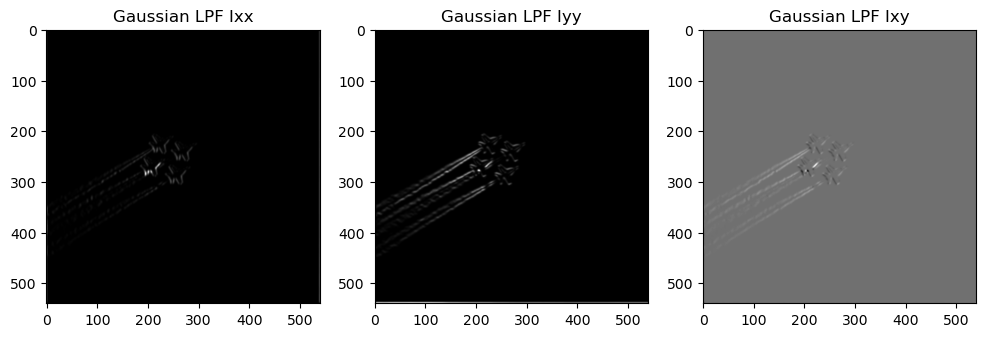
#> input picture reports/images/gaussian_low_pass_filters.png, 986 x 337 px
$ python shi_tomasi_corners.py --input_image reports/images/gaussian_low_pass_filters.png   (older library calls are emulated)
#> lines starting #> are read from the running program, lines starting #| are printed output that depends on the picture
### video_utils.py
import cv2
import numpy as np
from tqdm import tqdm
import utils as utils
import sys

green = (0, 255, 0)
red = (0, 0, 255)
blue = (255, 0, 0)
white = (255, 255, 255)

# [12 lines left out: function open_video, not called in this run]

def get_crop_info(width, height):

    # Determine the size of the square crop based on the smaller dimension
    crop_size = min(width, height)

    # Calculate crop coordinates to center the crop within the larger dimension
    if width > height:
        crop_x_start = (width - crop_size) // 2
        crop_y_start = 0
    else:
        crop_x_start = 0
        crop_y_start = (height - crop_size) // 2

    return crop_size, crop_x_start, crop_y_start

# [25 lines left out: functions prepare_output_video, read_frame, not called in this run]

def crop_frame(frame, crop_size, crop_x, crop_y):
    return frame[crop_y:crop_y + crop_size, crop_x:crop_x + crop_size]

def reshape_points(points):
    return np.array(points, dtype=np.float32).reshape(-1, 1, 2) if points.size > 0 else None

### image_utils.py
import cv2
import numpy as np
import sys
from numba import jit
from scipy.signal import convolve2d as conv2d

## minmax normalization on image ##
normalize_image = lambda x : cv2.normalize(x, None, 0, 255, cv2.NORM_MINMAX)

##########################################################################################
### Soble operator creation for calculating gradients in x and y directions of image ###

# def create_sobel_operator(ksize, xy):
#     """Creates the needed sobel convolutional kernel based in input ksize."""

#     if ksize == 3:
#         sobel_x = np.array([[-1, 0, 1],
#                             [-2, 0, 2],
#                             [-1, 0, 1]], dtype=np.float32)

#         sobel_y = np.array([[1, 2, 1],
#                             [0, 0, 0],
#                             [-1, -2, -1]], dtype=np.float32)

#     elif ksize == 5:
#         sobel_x = np.array([[-2, -1, 0, 1, 2],
#                             [-4, -2, 0, 2, 4],
#                             [-8, -4, 0, 4, 8],
#                             [-4, -2, 0, 2, 4],
#                             [-2, -1, 0, 1, 2]], dtype=np.float32)

#         sobel_y = np.array([[2, 4, 8, 4, 2],
#                             [1, 2, 4, 2, 1],
#                             [0, 0, 0, 0, 0],
#                             [-1, -2, -4, -2, -1],
#                             [-2, -4, -8, -4, -2]], dtype=np.float32)

#     elif ksize == 7:
#         sobel_x = np.array([[-3, -2, -1, 0, 1, 2, 3],
#                             [-6, -5, -4, 0, 4, 5, 6],
#                             [-12, -10, -8, 0, 8, 10, 12],
#                             [-6, -5, -4, 0, 4, 5, 6],
#                             [-3, -2, -1, 0, 1, 2, 3]], dtype=np.float32)

#         sobel_y = np.array([[3, 6, 12, 6, 3, 0, 0],
#                             [2, 5, 10, 5, 2, 0, 0],
#                             [1, 4, 8, 4, 1, 0, 0],
#                             [0, 0, 0, 0, 0, 0, 0],
#                             [-1, -4, -8, -4, -1, 0, 0],
#                             [-2, -5, -10, -5, -2, 0, 0],
#                             [-3, -6, -12, -6, -3, 0, 0]], dtype=np.float32)

#     else:
#         sys.exit("Only sizes 3, 5, and 7 are supported.")

#     # breakpoint()
#     if xy == 0:
#         return sobel_x
#     else:
#         return sobel_y

def create_sobel_operator(ksize, xy):

    if ksize % 2 == 0:
        raise ValueError("Kernel size must be an odd number.")

    # Create the base grid
    mid = ksize // 2
    x, y = np.meshgrid(np.arange(-mid, mid + 1), np.arange(-mid, mid + 1))

    # Sobel kernel calculations
    kx = x / (x**2 + y**2 + 1e-6)  # Small value added to avoid division by zero
    ky = y / (x**2 + y**2 + 1e-6)

    # Normalize kernels
    kx = kx / np.sum(np.abs(kx)) if np.sum(np.abs(kx)) != 0 else kx
    ky = ky / np.sum(np.abs(ky)) if np.sum(np.abs(ky)) != 0 else ky

    return kx if xy == 0 else ky

@jit(nopython=True)
def apply_convolution(image, kernel):
    """Applies a 2D convolution to an image with the given kernel using Numba."""
    image_height, image_width = image.shape
    kernel_height, kernel_width = kernel.shape

    # Calculate padding size
    pad_height = kernel_height // 2
    pad_width = kernel_width // 2

    # Create a padded image
    padded_image_height = image_height + 2 * pad_height
    padded_image_width = image_width + 2 * pad_width
    padded_image = np.zeros((padded_image_height, padded_image_width), dtype=np.float32)

    # Fill the padded image with the original image
    for i in range(image_height):
        for j in range(image_width):
            padded_image[i + pad_height, j + pad_width] = image[i, j]

    # Prepare output image
    convolved_image = np.zeros_like(image, dtype=np.float32)

    # Perform convolution using nested loops
    for i in range(image_height):
        for j in range(image_width):
            # Extract the region of interest
            region = padded_image[i:i + kernel_height, j:j + kernel_width]
            # Apply the kernel to the region and sum the result
            convolved_image[i, j] = np.sum(region * kernel)

    return convolved_image

def sobel_operator_numpy(img, ksize, xy=0, scipy=False):
    """Applies Sobel operator to compute image gradients Ix and Iy using numpy routine."""

    # Sobel kernels
    sobel = create_sobel_operator(ksize, xy)
    image_norm = normalize_image(img)

    if not scipy:
        #Apply convolution using the Sobel kernels
        gradient_img = apply_convolution(image_norm, sobel)
        # gradient_img = cv2.filter2D(src=image_norm, ddepth=-1, kernel=sobel)
    else:
        gradient_img = conv2d(image_norm, sobel, mode='same', boundary='fill', fillvalue=0)

    return gradient_img

# [27 lines left out: functions sobel_operator_cv2, gaussian_low_pass_cv2, not called in this run]

def calculate_sigma(image, ksize):
    """
    Calculate an adaptive sigma value based on image statistics.
    A common approach is to use the average of the pixel intensities.
    """

    # Convert to float and normalize
    image_float = np.float32(image) / 255.0
    mean_intensity = np.mean(image_float)

    # Define a range for sigma based on the kernel size and mean intensity
    # The higher the mean intensity, the smaller the sigma (less blur)
    # The smaller the mean intensity, the larger the sigma (more blur)
    sigma = (ksize / 2) * (1 - mean_intensity)

    # Ensure sigma is within a reasonable range
    sigma = max(0.1, sigma)  # Avoid zero sigma
    return sigma

def gaussian_kernel(size, sigma):
    """Generates a Gaussian kernel."""

    ax = np.linspace(-(size // 2), size // 2, size)
    kernel_1d = np.exp(-0.5 * (ax / sigma) ** 2)
    kernel_1d /= kernel_1d.sum()  # Normalize the kernel
    kernel_2d = np.outer(kernel_1d, kernel_1d)
    return kernel_2d

def gaussian_low_pass_numpy(img, ksize, sigma, scipy=False):
    """Applies Gaussian blur to the provided matrices Ixx, Iyy, and Ixy using numpy routine."""

    if sigma == 0:
        sigma = calculate_sigma(normalize_image(img), ksize)

    kernel = gaussian_kernel(ksize, sigma)
    if not scipy:
        conv_img = apply_convolution(img, kernel)
    else:
        conv_img = conv2d(img, kernel, mode='same', boundary='fill', fillvalue=0)

    return conv_img, sigma


##########################################################################################
### Other image operations ###

# [48 lines left out: functions histogram_equalization, averaging_low_pass_filter, gaussian_high_pass_filter, not called in this run]

### utils.py
import numpy as np
from skimage.metrics import peak_signal_noise_ratio
import cv2
from skimage.metrics import structural_similarity
from video_utils import reshape_points
from plot_utils import plot_error, plot_stats

squeeze = lambda x : np.squeeze(x).reshape(len(x), 2)

# [4 lines left out: function debug_messages, not called in this run]


def coordinate_density_filter(coords, min_dist, max_corners, image_height, image_width, image_edge_threshold=5):
    # Enforce minimum distance constraint
    filtered_coords = []
    for coord in coords:
        if all(np.linalg.norm(coord - np.array(fc)) >= min_dist for fc in filtered_coords):
            filtered_coords.append(coord)
            if len(filtered_coords) >= max_corners:
                break

    # filtered_coords = coords
    final_corners = []
    for coord in filtered_coords:
        y, x = coord
        # Check if the point is not within the threshold of the edges
        if (x > image_edge_threshold and x < (image_width - image_edge_threshold) and
            y > image_edge_threshold and y < (image_height - image_edge_threshold)):
            final_corners.append(coord)
    # final_corners = filtered_coords
    return np.array(final_corners)


# [144 lines left out: functions psnr, ssim, mae, precision, recall, gather_stats, not called in this run]

# [15 lines of commented-out code are left out]

### plot_utils.py
import numpy as np
import cv2
import matplotlib.pyplot as plt
from scipy.spatial import KDTree
from sklearn.cluster import KMeans

green = (0, 255, 0)
red = (0, 0, 255)
blue = (255, 0, 0)
white = (255, 255, 255)

def draw_corner_markers(img, corners, color=red, size=2):
    # if not type(corners) == type([]):
    #     breakpoint()
    for (y, x) in corners:
        x, y = int(x), int(y)
        cv2.circle(img, (x, y), size, color, -1)
    return img

def draw_lines(img, corner1, corner2, color):
    cv2.line(img, corner1, corner2, color, 2)
    return img

# [275 lines left out: functions make_comparison_image, write_image, make_bounding_boxes, add_bounding_boxes_to_image, group_nearby_corners, group_corners_nearest_neighbors and 8 more, not called in this run]

### shi_tomasi_corners.py
import cv2
import numpy as np
import matplotlib.pyplot as plt
import os
import sys
from copy import copy
import argparse
from utils import debug_messages, coordinate_density_filter, mae, psnr, ssim, squeeze
from plot_utils import make_comparison_image, draw_corner_markers, red, green, blue
from image_utils import gaussian_low_pass_cv2, gaussian_low_pass_numpy, sobel_operator_cv2, sobel_operator_numpy, gaussian_high_pass_filter, averaging_low_pass_filter, histogram_equalization
from tqdm import tqdm
from video_utils import reshape_points, crop_frame, get_crop_info

gradient = { 'cv2': sobel_operator_cv2,
                    'numpy': sobel_operator_numpy
                  }
gaussian_low_pass   = { 'cv2': gaussian_low_pass_cv2,
                    'numpy': gaussian_low_pass_numpy
                  }

def shi_tomasi_corners(img, max_corners=200, ksize=3, method='numpy', sensitivity=0.04, sigma0=0, min_dist=10, debug=False, show_image=False, plots_dir=None):

    # Calculate image dimensions
    height, width = img.shape

    # Ensure the input is already in float format for processing
    gray = np.float32(img)

    # Ix: Gradient in the x-direction (horizontal changes).
    # Iy: Gradient in the y-direction (vertical changes).
    # The gradients highlight areas of rapid intensity change, which are candidates for corners.
    # Done by alculating the derivative of the intensity function
    # Compute image gradients (Ix, Iy) using Sobel filters
    Ix = gradient[method](gray.copy(), ksize, 0)
    Iy = gradient[method](gray.copy(), ksize, 1)

    if debug:
        test_Ix1 = gradient['cv2'](gray.copy(), 3, 0)
        test_Iy1 = gradient['cv2'](gray.copy(), 3, 1)
        test_Ix2 = gradient['numpy'](gray.copy(), 3, 0)
        test_Iy2 = gradient['numpy'](gray.copy(), 3, 1)
        mae_Ix, pnsr_Ix = mae(test_Ix1, test_Ix2), psnr(test_Ix1, test_Ix2)
        mae_Iy, pnsr_Iy = mae(test_Iy1, test_Iy2), psnr(test_Iy1, test_Iy2)
        # debug_messages(f"""
        #     Sobel Operators:
        #     MAE Ix: {mae_Ix:.5f}
        #     MAE Iy: {mae_Iy:.5f}
        #     PNSR Ix: {pnsr_Ix:.5f}
        #     PNSR Iy: {pnsr_Iy:.5f}
        #     """)

        out_file = None
        if plots_dir:
            out_file = f"{plots_dir}/gradients_sample.png"
        make_comparison_image([test_Ix2, test_Iy2], ['Sobel Ix', 'Sobel Iy'], "Sobel Kernels", out_file, change_color=False)

    # Compute elements of the covariance matrix
    # Ixx: Represents the gradient squared in the x-direction, emphasizing how the intensity changes horizontally.
    # Iyy: Represents the gradient squared in the y-direction, emphasizing how the intensity changes vertically.
    # Ixy: Represents the product of gradients in both directions, capturing how they interact, which is crucial for corner detection.
    Ixx0 = Ix * Ix
    Iyy0 = Iy * Iy
    Ixy0 = Ix * Iy

    # Apply Gaussian filter to the matrix elements
    # The Gaussian blur is applied to smooth the covariance matrix elements.
    # This step reduces noise and minor variations in the gradient images, allowing for more reliable corner detection.
    # The kernel size for the Gaussian blur is determined by ksize, which is the same as that used for the Sobel operator.
    # The smoothing ensures that the corner response is more robust by averaging local intensity variations.
    Ixx, sigma_xx = gaussian_low_pass[method](Ixx0, ksize, sigma0)
    Iyy, sigma_yy = gaussian_low_pass[method](Iyy0, ksize, sigma0)
    Ixy, sigma_xy = gaussian_low_pass[method](Ixy0, ksize, sigma0)
    if debug:
        # debug_messages(f"""
        #     Sigmas:
        #     Iyy: {sigma_xx:.5f}
        #     Iy: y{sigma_yy:.5f}
        #     Ixy: {sigma_xy:.5f}
        #             """)

        test_Ixx1, sigma_xx1 = gaussian_low_pass['cv2'](Ixx0, 3, 0)
        test_Iyy1, sigma_yy1 = gaussian_low_pass['cv2'](Iyy0, 3, 0)
        test_Ixy1, sigma_xy1 = gaussian_low_pass['cv2'](Ixy0, 3, 0)
        test_Ixx2, sigma_xx2 = gaussian_low_pass['numpy'](Ixx0, 3, 0)
        test_Iyy2, sigma_yy2 = gaussian_low_pass['numpy'](Iyy0, 3, 0)
        test_Ixy2, sigma_xy2 = gaussian_low_pass['numpy'](Ixy0, 3, 0)
        mae_Ixx, pnsr_Ixx = mae(test_Ixx1, test_Ixx2), psnr(test_Ixx1, test_Ixx2)
        mae_Iyy, pnsr_Iyy = mae(test_Iyy1, test_Iyy2), psnr(test_Iyy1, test_Iyy2)
        mae_Ixy, pnsr_Ixy = mae(test_Ixy1, test_Ixy2), psnr(test_Ixy1, test_Ixy2)
        # debug_messages(f"""
        #     Guassian Blur Kernels:
        #     MAE Ixx: {mae_Ixx:.5f}
        #     MAE Iyy: {mae_Iyy:.5f}
        #     MAE Ixy: {mae_Ixy:.5f}
        #     PSNR Ixx: {pnsr_Ixx:.5f}
        #     PSNR Iyy: {pnsr_Iyy:.5f}
        #     PSNR Ixy: {pnsr_Ixy:.5f}
        #     Sigmas XX: {sigma_xx1}, {sigma_xx2}
        #     Sigmas YY: {sigma_yy1}, {sigma_yy2}
        #     Sigmas XY: {sigma_xy1}, {sigma_xy2}
        #     """)

        out_file = None
        out_file2 = None
        if plots_dir:
            out_file = f"{plots_dir}/gaussian_low_pass_filters.png"
            out_file2 = f"{plots_dir}/pre_gaussian_low_pass_filters.png"
        else:
            out_file = f"test_results/plots/gaussian_low_pass_filters.png"
            out_file2 = f"test_results/plots/pre_gaussian_low_pass_filters.png"

        make_comparison_image([test_Ixx2, test_Iyy2, test_Ixy2], ['Gaussian LPF Ixx', 'Gaussian LPF Iyy', 'Gaussian LPF Ixy'], "Gaussian Low Pass Filters", out_file, change_color=False)
        make_comparison_image([Ixx0, Iyy0, Ixy0], ['Ixx', 'Iyy', 'Ixy'], "Gaussian Low Pass Filters", out_file2, change_color=False)


    # Compute the minimum eigenvalue (Shi-Tomasi score) for each pixel
    # det_M: This computes the determinant of the covariance matrix 𝑀
    # M = ([Ixx, Ixy], [Ixy, Iyy])
    # The determinant helps to identify the strength of the corners.
    # trace_M: This computes the trace of the covariance matrix 𝑀 which is the sum of its diagonal elements.
    # response: The final response is calculated using a combination of the determinant and trace.
    # The subtraction of <sensitivity>×trace_M^2 helps adjust the sensitivity of corner detection, ensuring that the corners detected are of high quality.
    det_M = Ixx * Iyy - (Ixy ** 2)
    trace_M = Ixx + Iyy
    response = det_M - (sensitivity * (trace_M ** 2))

    # Flatten the response matrix and get top N corners
    # The indices of the highest values are sorted to determine the locations of the strongest corners
    flat_response = response.flatten()
    top_indices = np.argsort(flat_response)[-max_corners:]

    # Convert flat indices back to 2D coordinates
    coords = np.array(np.unravel_index(top_indices, response.shape)).T
    filtered_coords = coordinate_density_filter(coords, min_dist, max_corners, height, width)

    # Use CV2 implementation for comparison
    coords_cv2 = cv2.goodFeaturesToTrack(image=img, maxCorners=max_corners, qualityLevel=sensitivity, minDistance=min_dist)
    coords_cv2 = np.array([(int(corner[0][1]), int(corner[0][0])) for corner in coords_cv2])
    # filtered_coords_cv2 = coordinate_density_filter(coords_cv2, min_dist, max_corners, height, width)
    filtered_coords_cv2 = coords_cv2

    return reshape_points(filtered_coords), reshape_points(filtered_coords_cv2)

# Example usage
if __name__ == "__main__":

    # Create the parser
    parser = argparse.ArgumentParser(description='Detect corners in an image using the Shi-Tomasi method.')

    # Add arguments
    parser.add_argument('-img_in', '--input_image', type=str, required=True, help='Path to the input image file')
    parser.add_argument('-img_out', '--output_image', action='store_true', required=False, help='Save output files')
    parser.add_argument('-mc', '--max_corners', type=int, default=200, required=False, help='Maximum number of corners to detect (default: 25)')
    parser.add_argument('-ks', '--kernel_size', type=int, choices=[3, 5, 7], default=3, required=False, help='Size of the Sobel kernel (3, 5, or 7, default: 3)')
    parser.add_argument('-m', '--method', type=str, choices=['cv2', 'numpy'], default='numpy', required=False, help='Sobel operator to use (default: numpy)')
    parser.add_argument('-gs', '--gaussian_sigma', type=float, default=0, required=False, help='Sigma value for gaussian blur kernel')
    parser.add_argument('-s', '--shi_tomasi_sensitivity', type=float, default=0.04, required=False, help='Sensitivity for corner detection (default: 0.04)')
    parser.add_argument('-md', '--minimum_distance', type=int, default=10, required=False, help='Minumum distance between detected corners (used for removing oversample corners)')
    parser.add_argument('-debug', '--debug', action='store_true', required=False, default=False, help='Enable debugging print statements')
    parser.add_argument('-debug_images', '--debug_images', action='store_true', required=False, default=False, help='Enable debugging image showing')

    # Parse the arguments
    args = parser.parse_args()

    # Check if the input file exists
    if not os.path.isfile(args.input_image):
        sys.exit(f"File not found: {args.input_image}")

    # Ensure the output directory exists
    if args.output_image:
        output_image = copy(args.input_image)
        output_image = output_image.split('/')[1:]
        output_image = os.path.join('test_results', *output_image)
        if not os.path.isdir(os.path.dirname(output_image)):
            os.makedirs(os.path.dirname(output_image))

    # Load image as grayscale
    img = cv2.imread(args.input_image)
#> img is the input picture: shape (337, 986, 3); min 0, max 255, mean 104.2
    height, width, __ = img.shape
    crop_size, crop_x, crop_y = get_crop_info(width, height)
    img = crop_frame(img, crop_size, crop_x, crop_y)
#> in crop_frame, `return frame[crop_y:crop_y + crop_size, crop_x:crop_x + crop_size]`:
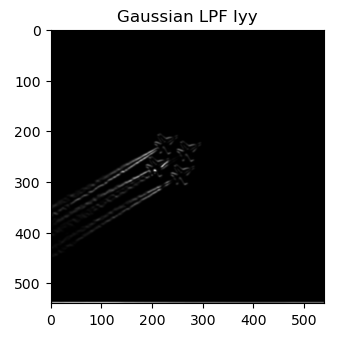
#> returned value: shape (337, 337, 3); min 0, max 255, mean 84.5
    img = cv2.pyrDown(img)
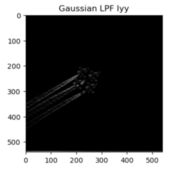
#> img: shape (169, 169, 3); min 0, max 255, mean 85.5
    # img = histogram_equalization(img)

    gray_img = cv2.cvtColor(img, cv2.COLOR_BGR2GRAY)
    # Call the Shi-Tomasi corner detection function
    corners, corners_cv2 = shi_tomasi_corners(
        img=gray_img,
        ksize=args.kernel_size,
        max_corners=args.max_corners,
        method=args.method,
        sensitivity=args.shi_tomasi_sensitivity,
        sigma0=args.gaussian_sigma,
        min_dist=args.minimum_distance,
        debug=args.debug,
        show_image=args.debug_images
    )
#> call 2 of sobel_operator_numpy, with ksize = 3, xy = 1, scipy = False
#> in sobel_operator_numpy (call 2), `gradient_img = apply_convolution(image_norm, sobel)`:
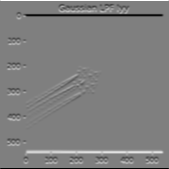
#> gradient_img: shape (169, 169) float32; min -127.5, max 127.5, mean 0; drawn with min black and max white
#> in shi_tomasi_corners, `Ixy0 = Ix * Iy`:
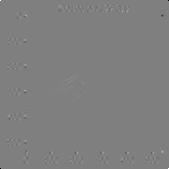
#> Ixy0: shape (169, 169) float32; min -9144.1, max 9144.1, mean 3; drawn with min black and max white
#> in calculate_sigma, `mean_intensity = np.mean(image_float)`: mean_intensity = 0.0274
#> in calculate_sigma, `sigma = (ksize / 2) * (1 - mean_intensity)`: sigma = 1.46
#> in gaussian_kernel, `kernel_1d = np.exp(-0.5 * (ax / sigma) ** 2)`: kernel_1d = [0.791, 1, 0.791]
#> in gaussian_kernel, `kernel_1d /= kernel_1d.sum()`: kernel_1d = [0.306, 0.387, 0.306]
#> in gaussian_kernel, `kernel_2d = np.outer(kernel_1d, kernel_1d)`: kernel_2d = [[0.0938, 0.119, 0.0938], [0.119, 0.15, 0.119], [0.0938, 0.119, 0.0938]]
#> in gaussian_low_pass_numpy, `kernel = gaussian_kernel(ksize, sigma)`: kernel has the same summary as kernel_2d in gaussian_kernel
#> in gaussian_low_pass_numpy, `conv_img = apply_convolution(img, kernel)`:
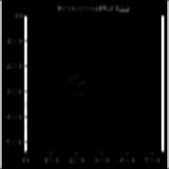
#> conv_img: shape (169, 169) float32; min 0, max 8298.5, mean 387; drawn with min black and max white
#> in shi_tomasi_corners, `Ixx, sigma_xx = gaussian_low_pass[method](Ixx0, ksize, sigma0)`: sigma_xx = 1.46
#> call 2 of gaussian_low_pass_numpy, with ksize = 3, sigma = 0, scipy = False
#> in gaussian_low_pass_numpy (call 2), `conv_img = apply_convolution(img, kernel)`:
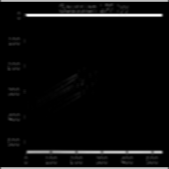
#> conv_img: shape (169, 169) float32; min 0, max 8289.5, mean 378.8; drawn with min black and max white
#> in shi_tomasi_corners, `Ixy, sigma_xy = gaussian_low_pass[method](Ixy0, ksize, sigma0)`: sigma_xy = 0.75
#> in shi_tomasi_corners, `det_M = Ixx * Iyy - (Ixy ** 2)`:
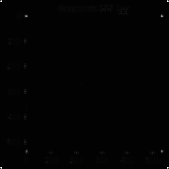
#> det_M: shape (169, 169) float32; min -206133.6, max 18378268, mean 28049.5; drawn with min black and max white
#> (the rest of the program and of its run is left out)
